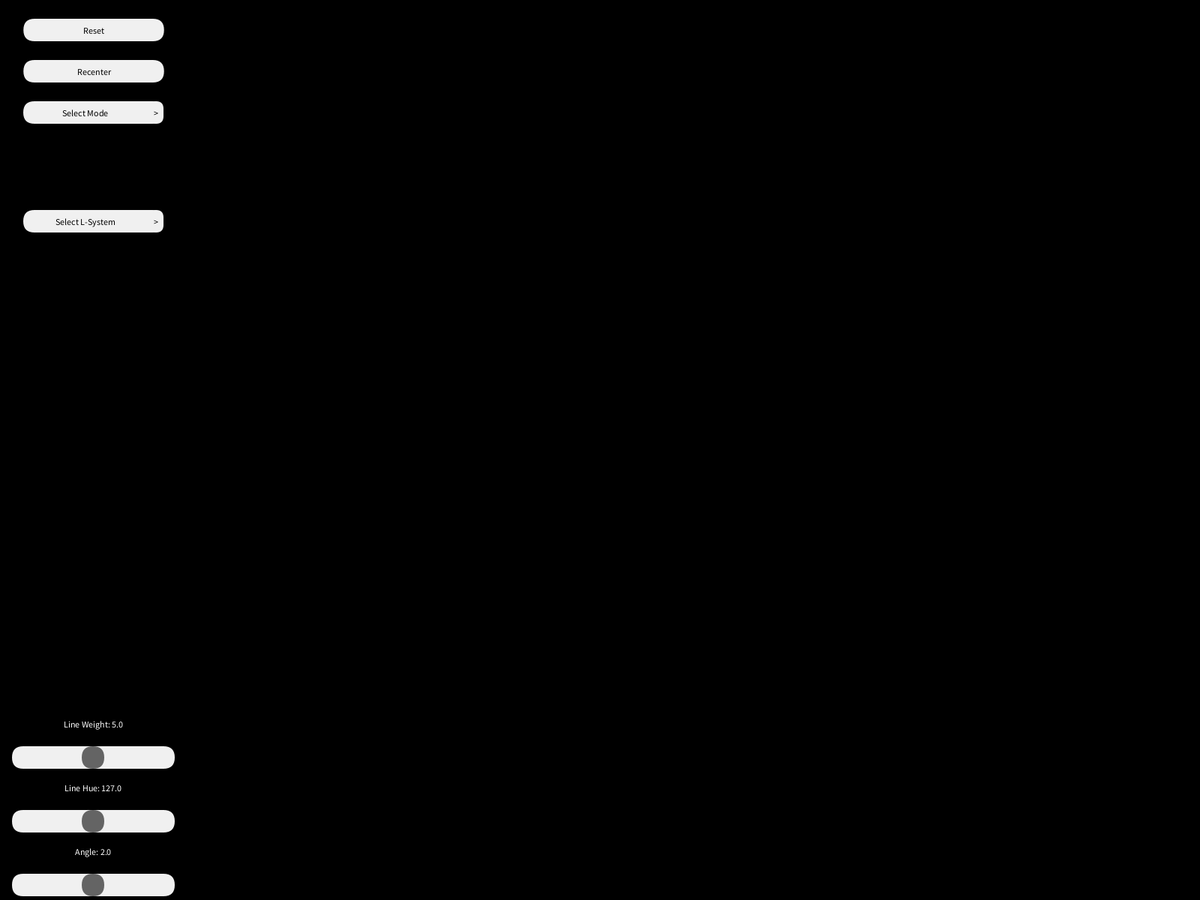
Frame 1 (no input)
Frame 60 (the mouse pressed at the canvas centre just before this capture): identical to frame 1, image omitted
Frame 120 (the mouse held since frame 60 and released just before this capture): blank canvas, image omitted

The Processing sketch that drew this single still picture (run headless with seeded random() and noise(); from frame 60 on, the mouse is pressed at the canvas centre):

// Processing sketch: L_Sys_Penrose
// ── L_Sys_Penrose.pde
import java.util.Arrays;

ArrayList<L_System> fractal_generators;

L_System l_system;

boolean dragging = false;
int initialX, initialY;
int toTranslateX = 0, toTranslateY = 0;
boolean initialsSet = false;
int lineLength = 52;
int selected = 0;

int current_iterations = 0;

int mode = 0;

int dragStartX, dragStartY;
int savedLastDragX = 0, savedLastDragY = 0;

Penrose penrose;

Sidebar sidebar;

void setup(){
    fullScreen();
    
    fractal_generators = new ArrayList();
    
    HashMap<Character, String> dragon_rules = new HashMap<Character, String>();
    dragon_rules.put('X', "X+YF+");
    dragon_rules.put('Y', "-FX-Y");
    fractal_generators.add(new L_System(width/2, height/2, "FX", dragon_rules, 90));
    
    HashMap<Character, String> gosper_rules = new HashMap<Character, String>();
    gosper_rules.put('X', "X+YF++YF-FX--FXFX-YF+");
    gosper_rules.put('Y', "-FX+YFYF++YF+FX--FX-Y");
    fractal_generators.add(new L_System(width/2, height/2, "XF", gosper_rules, 60));
    
    HashMap<Character, String> hilbert_rules = new HashMap<Character, String>();
    hilbert_rules.put('X', "-YF+XFX+FY-");
    hilbert_rules.put('Y', "+XF-YFY-FX+");
    fractal_generators.add(new L_System(width/2, height/2, "X", hilbert_rules, 90));
    
    HashMap<Character, String> koch_rules = new HashMap<Character, String>();
    koch_rules.put('F', "F-F++F-F");
    fractal_generators.add(new L_System(width/2, height/2, "F++F++F", koch_rules, 60));
    
    HashMap<Character, String> crystal_rules = new HashMap<Character, String>();
    crystal_rules.put('F', "FF+F++F+F");
    fractal_generators.add(new L_System(width/2, height/2, "F+F+F+F", crystal_rules, 90));
    
    HashMap<Character, String> triangle_rules = new HashMap<Character, String>();
    triangle_rules.put('F', "F-F+F");
    fractal_generators.add(new L_System(width/2, height/2, "F+F+F", triangle_rules, 120));
    
    HashMap<Character, String> square_sierpinski_rules = new HashMap<Character, String>();
    square_sierpinski_rules.put('X', "XF-F+F-XF+F+XF-F+F-X");
    fractal_generators.add(new L_System(width/2, height/2, "F+XF+F+XF", square_sierpinski_rules, 90));
    
    HashMap<Character, String> quadratic_koch_island_rules = new HashMap<Character, String>();
    quadratic_koch_island_rules.put('F', "F+F-F-FFF+F+F-F");
    fractal_generators.add(new L_System(width/2, height/2, "F+F+F+F", quadratic_koch_island_rules, 90));
    
    HashMap<Character, String> sierspinski_arrowhead_rules = new HashMap<Character, String>();
    sierspinski_arrowhead_rules.put('X', "YF+XF+Y");
    sierspinski_arrowhead_rules.put('Y', "XF-YF-X");
    fractal_generators.add(new L_System(width/2, height/2, "YF", sierspinski_arrowhead_rules, 60));
    
    HashMap<Character, String> rings_rules = new HashMap<Character, String>();
    rings_rules.put('F', "FF+F+F+F+F+F-F");
    fractal_generators.add(new L_System(width/2, height/2, "F+F+F+F", rings_rules, 90));
    
    HashMap<Character, String> levy_curve_rules = new HashMap<Character, String>();
    levy_curve_rules.put('F', "-F++F-");
    fractal_generators.add(new L_System(width/2, height/2, "F", levy_curve_rules, 45));
    
    HashMap<Character, String> board_rules = new HashMap<Character, String>();
    board_rules.put('F', "FF+F+F+F+FF");
    fractal_generators.add(new L_System(width/2, height/2, "F+F+F+F", board_rules, 90));
    
    HashMap<Character, String> bush1_rules = new HashMap<Character, String>();
    bush1_rules.put('X', "X[-FFF][+FFF]FX");
    bush1_rules.put('Y', "YFX[+Y][-Y]");
    fractal_generators.add(new L_System(width/2, height/2, "Y", bush1_rules, 25.7));
    
    HashMap<Character, String> bush2_rules = new HashMap<Character, String>();
    bush2_rules.put('F', "FF+[+F-F-F]-[-F+F+F]");
    fractal_generators.add(new L_System(width/2, height/2, "F", bush2_rules, 22.5));
    
    HashMap<Character, String> bush3_rules = new HashMap<Character, String>();
    bush3_rules.put('F', "F[+FF][-FF]F[-F][+F]F");
    fractal_generators.add(new L_System(width/2, height/2, "F", bush3_rules, 35));
    
    HashMap<Character, String> bush4_rules = new HashMap<Character, String>();
    bush4_rules.put('V', "[+++W][---W]YV");
    bush4_rules.put('W', "+X[-W]Z");
    bush4_rules.put('X', "-W[+X]Z");
    bush4_rules.put('Y', "YZ");
    bush4_rules.put('Z', "[-FFF][+FFF]F");
    fractal_generators.add(new L_System(width/2, height/2, "VZFFF", bush4_rules, 20));
    
    HashMap<Character, String> stick_rules = new HashMap<Character, String>();
    stick_rules.put('F', "FF");
    stick_rules.put('X', "F[+X]F[-X]+X");
    fractal_generators.add(new L_System(width/2, height/2, "X", stick_rules, 20));
    
    HashMap<Character, String> quad_snowflake_rules = new HashMap<Character, String>();
    quad_snowflake_rules.put('F', "F+F-F-F+F");
    fractal_generators.add(new L_System(width/2, height/2, "FF+FF+FF+FF", quad_snowflake_rules, 90));
    
    HashMap<Character, String> pentaplexity_rules = new HashMap<Character, String>();
    pentaplexity_rules.put('F', "F++F++F|F-F++F");
    fractal_generators.add(new L_System(width/2, height/2, "F++F++F++F++F", pentaplexity_rules, 36));
    
    HashMap<Character, String> tiles_rules = new HashMap<Character, String>();
    tiles_rules.put('F', "FF+F-F+F+FF");
    fractal_generators.add(new L_System(width/2, height/2, "F+F+F+F", tiles_rules, 90));
    
    HashMap<Character, String> anklets_rules = new HashMap<Character, String>();
    anklets_rules.put('X', "XFX--XFX");
    fractal_generators.add(new L_System(width/2, height/2, "-X--X", anklets_rules, 45));
    
    frameRate(60);
    stroke(0);
    
    initialX = width/2;
    initialY = height/2;
    
    textAlign(CENTER, CENTER);
    
    penrose = new Penrose();
    
    sidebar = new Sidebar(250, 0, 30, 25);
    
    sidebar.addButton("Button:Reset", "Reset");
    sidebar.addButton("Button:Recenter", "Recenter");
    
    sidebar.addDropList("Droplist:Mode", "Select Mode", new ArrayList(Arrays.asList("L-System", "Penrose (P2)")));
    sidebar.addDropList("Droplist:Fractal", "Select L-System", 
        new ArrayList(Arrays.asList("Dragon Curve", "Hexagonal Gosper", 
            "Hilbert", "Von Koch Snowflake", "Crystal", "Triangle", 
            "Square Sierpinski", "Quadratic Koch Island", "Sierpinski Arrowhead", 
            "Rings", "Levy Curve", "Board", "Bush 1", "Bush 2", "Bush 3", "Bush 4", 
            "Stick", "Quad Snowflake", "Pentaplexity", "Tiles", "Krishna Anklets")));
            
    sidebar.addSlider("Slider:Weight", "Line Weight", 1, 10);
    sidebar.addSlider("Slider:Hue", "Line Hue", 0, 255);
    sidebar.addSlider("Slider:Angle", "Angle", 0, 4);
    
    background(0);
}

void mouseWheel(MouseEvent event) {
  float e = event.getCount();
  
  if (e > 0 && lineLength - 4 >= 4) {
      lineLength -= 4;
  } else if (e < 0 && lineLength + 4 < 200){
      lineLength = lineLength + 4;
  } 
  
  if (mode == 0){
        background(0);
        pushMatrix();
        translate(toTranslateX, toTranslateY);
        fractal_generators.get(selected).Draw((int) Float.parseFloat(sidebar.getStringValue("Slider:Weight")), (int) Float.parseFloat(sidebar.getStringValue("Slider:Hue")), toTranslateX, toTranslateY);
        popMatrix();
    }
    
    sidebar.Draw();
}

int old_val = 0;

void draw(){    
    if (mode == 0){
        if (dragging && !sidebar.isMouseOver()){
            background(0);
            pushMatrix();
            toTranslateX = (mouseX - width/2) - dragStartX + savedLastDragX;
            toTranslateY = (mouseY - height/2) - dragStartY + savedLastDragY;
            translate(toTranslateX, toTranslateY);
            fractal_generators.get(selected).Draw((int) Float.parseFloat(sidebar.getStringValue("Slider:Weight")), (int) Float.parseFloat(sidebar.getStringValue("Slider:Hue")), toTranslateX, toTranslateY);
            popMatrix();
        }  else if (sidebar.isSliderActive("Slider:Weight") || sidebar.isSliderActive("Slider:Hue")) {
            background(0);
            pushMatrix();
            translate(toTranslateX, toTranslateY);
            fractal_generators.get(selected).Draw((int) Float.parseFloat(sidebar.getStringValue("Slider:Weight")), (int) Float.parseFloat(sidebar.getStringValue("Slider:Hue")), toTranslateX, toTranslateY);
            popMatrix();
        } else if (sidebar.isSliderActive("Slider:Angle")) {
            for (L_System l_system : fractal_generators){
                l_system.setStartAngle(90 * (int) Float.parseFloat(sidebar.getStringValue("Slider:Angle")));
            }
            
            background(0);
            pushMatrix();
            translate(toTranslateX, toTranslateY);
            fractal_generators.get(selected).Draw((int) Float.parseFloat(sidebar.getStringValue("Slider:Weight")), (int) Float.parseFloat(sidebar.getStringValue("Slider:Hue")), toTranslateX, toTranslateY);
            popMatrix();
        }
    } else {
         if (dragging && mouseX > 250){
             background(0);
             pushMatrix();
             toTranslateX = (mouseX - width/2) - dragStartX + savedLastDragX;
             toTranslateY = (mouseY - height/2) - dragStartY + savedLastDragY;
             translate(toTranslateX, toTranslateY);
             penrose.Draw((Float.parseFloat(sidebar.getStringValue("Slider:Percolation"))/1000), (int) Float.parseFloat(sidebar.getStringValue("Slider:Hue1")), (int) Float.parseFloat(sidebar.getStringValue("Slider:Hue2")));
             popMatrix();
         }
        
         if (old_val != Float.parseFloat(sidebar.getStringValue("Slider:Percolation"))){
             background(0);
             pushMatrix();
             translate(toTranslateX, toTranslateY);
             penrose.Draw((Float.parseFloat(sidebar.getStringValue("Slider:Percolation"))/1000), (int) Float.parseFloat(sidebar.getStringValue("Slider:Hue1")), (int) Float.parseFloat(sidebar.getStringValue("Slider:Hue2")));
             popMatrix();
             
             old_val = (int) Float.parseFloat(sidebar.getStringValue("Slider:Percolation"));
         }
         
         if (sidebar.isSliderActive("Slider:Hue1") || sidebar.isSliderActive("Slider:Hue2")){
             background(0);
             pushMatrix();
             translate(toTranslateX, toTranslateY);
             penrose.Draw((Float.parseFloat(sidebar.getStringValue("Slider:Percolation"))/1000), (int) Float.parseFloat(sidebar.getStringValue("Slider:Hue1")), (int) Float.parseFloat(sidebar.getStringValue("Slider:Hue2")));
             popMatrix();
         }
    }
    
    sidebar.Draw();
}

void keyPressed(){
    if (keyCode == ' '){
        if (mode == 0){
            fractal_generators.get(selected).iterate();
        } else if (mode == 1){
             penrose.iterate();   
        }
        
        redrawShape();
    } else if (keyCode == 'r'){
        if (mode == 0){
            fractal_generators.get(selected).reset();
            current_iterations = 0;
            
            savedLastDragX = 0;
            savedLastDragY = 0;
            toTranslateX = 0;
            toTranslateY = 0;
            lineLength = 50;
            
            redrawShape();
        }
    } else if (mode == 1){
        penrose.reset();
        redrawShape();
    }
}

void mousePressed(){
    sidebar.mousePressed();
    
    int modeCheck = Integer.parseInt(sidebar.getStringValue("Droplist:Mode"));
    
    if (mode != modeCheck){
         mode = modeCheck;   
         
         updateUI();
         
         redrawShape();
    }
    
    if (!dragging && mouseX > 250) {
        dragging = true;
        dragStartX = (mouseX - width/2);
        dragStartY = (mouseY - height/2);
    } else if (Integer.parseInt(sidebar.getStringValue("Button:Recenter")) == 1){
        savedLastDragX = 0;
        savedLastDragY = 0;
        toTranslateX = 0;
        toTranslateY = 0;
        
        redrawShape();
    }
    
    if (Integer.parseInt(sidebar.getStringValue("Button:Reset")) == 1){
        if (mode == 0){
            fractal_generators.get(selected).reset();
            current_iterations = 0;
            
            savedLastDragX = 0;
            savedLastDragY = 0;
            toTranslateX = 0;
            toTranslateY = 0;
            lineLength = 50;
            
            redrawShape();
        } else if (mode == 1){
            penrose.reset();
            redrawShape();
        }
    } 
    
    if (mode == 0){
        int fractalCheck = Integer.parseInt(sidebar.getStringValue("Droplist:Fractal"));
        
        if (fractalCheck >= 0){
            selected = fractalCheck;
            current_iterations = 0;
            redrawShape();
        }
    }
}

void redrawShape(){
    background(0);
    pushMatrix();
    translate(toTranslateX, toTranslateY);

    if (mode == 0){
        fractal_generators.get(selected).Draw((int) Float.parseFloat(sidebar.getStringValue("Slider:Weight")), (int) Float.parseFloat(sidebar.getStringValue("Slider:Hue")), toTranslateX, toTranslateY);
    } else if (mode == 1){
         penrose.Draw((int) (Float.parseFloat(sidebar.getStringValue("Slider:Percolation"))/1000), (int) Float.parseFloat(sidebar.getStringValue("Slider:Hue1")), (int) Float.parseFloat(sidebar.getStringValue("Slider:Hue2")));  
    }
    
    popMatrix();
    sidebar.Draw();
}

void mouseReleased(){
    sidebar.mouseReleased();
    
    if (dragging){
        dragging = false;
        savedLastDragX = toTranslateX;
        savedLastDragY = toTranslateY;
    }
}

float degreesToRadians(float degrees){
    return (degrees * PI)/180;
}

void updateUI(){
    if (mode == 1){
        sidebar.removeComponent("Slider:Angle");
        sidebar.removeComponent("Slider:Hue");
        sidebar.removeComponent("Slider:Weight");
        sidebar.removeComponent("Droplist:Fractal");
        
        sidebar.addSlider("Slider:Percolation", "Percolation", 1000, 0);
        sidebar.addSlider("Slider:Hue1", "Hue 1", 0, 255);
        sidebar.addSlider("Slider:Hue2", "Hue 1", 0, 255);
    } else {
        sidebar.removeComponent("Slider:Hue2");
        sidebar.removeComponent("Slider:Hue1");
        sidebar.removeComponent("Slider:Percolation");
        
        sidebar.addDropList("Droplist:Fractal", "Select L-System", 
            new ArrayList(Arrays.asList("Dragon Curve", "Hexagonal Gosper", 
                "Hilbert", "Von Koch Snowflake", "Crystal", "Triangle", 
                "Square Sierpinski", "Quadratic Koch Island", "Sierpinski Arrowhead", 
                "Rings", "Levy Curve", "Board", "Bush 1", "Bush 2", "Bush 3", "Bush 4", 
                "Stick", "Quad Snowflake", "Pentaplexity", "Tiles", "Krishna Anklets")));
            
        sidebar.addSlider("Slider:Weight", "Line Weight", 1, 10);
        sidebar.addSlider("Slider:Hue", "Line Hue", 0, 255);
        sidebar.addSlider("Slider:Angle", "Angle", 0, 4);
    }
}

// ── Interaction.pde
import java.util.HashMap;

interface IComponent{
    void Draw();
    
    String getStringValue();
    
    void moveHorizontal(int amount);
}

class Sidebar{
    HashMap<String, IComponent> components =
        new HashMap<String, IComponent>();
        
    ArrayList<Integer> heights = new ArrayList();
    
    int barWidth;
    int position;
    
    int currentY;
    int componentHeight;
    int buttonSep;
    
    int moveSpeed = 10;
    
    Sidebar(int barWidth, int left_or_right, int componentHeight, int buttonSep){
        this.barWidth = barWidth;
        
        if (left_or_right == 0){
            this.position = 0;
        } else {
            this.position = width - barWidth;
        }
        
        this.componentHeight = componentHeight;
        this.buttonSep = buttonSep;
        this.currentY = buttonSep;
    }
    
    void Draw(){
        noStroke();
        fill(0);
        rect(position, 0, barWidth, height);
        
        if (!this.isMouseOver() && position > -barWidth){
            this.position-=moveSpeed;
            
            for (IComponent component : this.components.values()){
                component.moveHorizontal(-moveSpeed);
            }
            
        } else if (this.isMouseOver() && position < 0){
            this.position+=moveSpeed;
            
            for (IComponent component : this.components.values()){
                component.moveHorizontal(moveSpeed);
            }
            
        }
        
        for (IComponent component : this.components.values()){
            component.Draw();
        }
    }
    
    void addButton(String componentName, String label){
        this.components.put(componentName, new Button(label, this.position + 0.125 * this.barWidth, this.currentY, 0.75 * this.barWidth, this.componentHeight));
        
        heights.add(currentY);
        
        currentY += componentHeight + buttonSep;
    }
    
    void addSlider(String componentName, String label, float minVal, float maxVal){
        this.components.put(componentName, new Slider(label, (int) (this.position + 0.125 * this.barWidth), this.currentY, (int) (0.75 * this.barWidth), this.componentHeight, minVal, maxVal));
        
        heights.add(currentY);
        
        currentY += 2*componentHeight + buttonSep;
    }
    
    void addDropList(String componentName, String defaultLabel, ArrayList < String > labels){
        this.components.put(componentName, new DropList((int) (this.position + 0.125 * this.barWidth), this.currentY, (int) (0.75 * this.barWidth), this.componentHeight, defaultLabel, labels));
        
        heights.add(currentY);
        
        currentY += ((2+labels.size()) * componentHeight) + buttonSep;
    }
    
    String getStringValue(String componentName){
        return components.get(componentName).getStringValue();
    }
    
    void mousePressed(){
        Slider slider;
        
        for (IComponent component : this.components.values()){
            if (component instanceof Slider){
                slider = (Slider) component;
                slider.press();
            }
        }
        
        DropList drop;
        
        for (IComponent component : this.components.values()){
            if (component instanceof DropList){
                drop = (DropList) component;
                drop.press();
            }
        }
        
        Button button;
        
        for (IComponent component : this.components.values()){
            if (component instanceof Button){
                button = (Button) component;
                button.press();
            }
        }
    }
    
    void mouseReleased(){
        Slider slider;
        
        for (IComponent component : this.components.values()){
            if (component instanceof Slider){
                slider = (Slider) component;
                slider.release();
            }
        }
    }
    
    boolean isSliderActive(String name){
        Slider slider = (Slider) components.get(name);
        
        return slider.isActive();
    }
    
    boolean isMouseOver(){
        if (mouseX >= (int) this.position && mouseX <= (int) this.position + this.barWidth){
            return true;
        }
        return false;
    }
    
    void removeComponent(String name){
        components.remove(name);   
        currentY = heights.remove(heights.size()-1);
    }
}


/**
 * This class implements a drop list that allows the user to select a value from a list.
 */
class DropList implements IComponent {
    int x, y, w, h;
    ArrayList < String > labels;
    Button dropList;
    int currentlySelected;
    String title;
    Boolean dropped = false;
    
    int animateI;

    DropList(int x, int y, int buttonWidth, int buttonHeight, String defaultLabel, ArrayList < String > labels) {
        this.x = x;
        this.y = y;
        this.w = buttonWidth;
        this.h = buttonHeight;
        this.labels = labels;
        this.title = defaultLabel;
        
        this.animateI = 0;

        dropList = new Button(">", x + w - 20, y, 20, h);
    }
    
    String getStringValue(){
        return Integer.toString(currentlySelected);
    }

    // Draws the droplist on the sketch
    void Draw() {
        noStroke();
        fill(240);
        rect(x, y, w, h, h);
        fill(0);
        text(title, x + ((w - 20) / 2), y + ((h) / 2));

        if (dropped) {
            dropList.drawSelected();
        } else {
            dropList.Draw();
        }

        if (dropped) {
            if (animateI < labels.size()-1){
              animateI++;
            }
          
            int currY = y + h;
            int col = 225;
            for (int i = 0; i <= animateI; i++) {
                fill(col);
                rect(x, currY, w - 20, h, h);
                fill(0);
                text(labels.get(i), x + ((w - 20) / 2), currY + ((h) / 2));
                currY += h;
                col -= (100) / labels.size();
            }
        } else {
            if (animateI >= 0){
              animateI--;
            }
          
            int currY = y + h;
            int col = 225;
            for (int i = 0; i <= animateI; i++) {
                fill(col);
                rect(x, currY, w - 20, h, h);
                fill(0);
                text(labels.get(i), x + ((w - 20) / 2), currY + ((h) / 2));
                currY += h;
                col -= (100) / labels.size();
            }
        }
    }

    // Checks if the button to drop the list has been pressed, and if an element of the list has been selected
    void press() {
        if (dropList.MouseIsOver()) {
            dropped = !dropped;
        }
        
        if (dropped && mouseX > x && mouseX < x + w && mouseY > y + h && mouseY < y + (h * (labels.size() + 1))) {
            this.currentlySelected = ((mouseY - y) / h) - 1;
            title = labels.get(this.currentlySelected);
        }
    }

    // 'Undrops' the droplist
    void unShowDropList() {
        stroke(256);
        fill(225);
        rect(x, y + h, w + 1, 1 + (h * labels.size()));
    }
    
    void moveHorizontal(int amount){
        this.x+=amount;
        dropList.moveHorizontal(amount);
    }
}

/**
 * This class implements a button that can be pressed by the user.
 */
class Button implements IComponent{
    String label;
    float x, y, w, h;

    boolean pressed = false; // indicates if the button has been pressed
    float animationI = 0; // Where the button is in the pressed animation

    // Button constructor
    Button(String label, float x, float y, float w, float h) {
        this.label = label;
        this.x = x;
        this.y = y;
        this.w = w;
        this.h = h;
    }
    
    String getStringValue(){
        if (this.pressed){
            return "1";
        }
        return "0";
    }

    // Draw the button with default label
    void Draw() {
        noStroke();
        if (this.pressed) {
            this.pressed = false;
        }

        if (animationI > 0) {
            fill(lerpColor(color(200), color(255), (25 - animationI) / 25));
            animationI--;
        } else {
            fill(240);
        }

        textSize(12);
        rect(x, y, w, h, h);
        fill(0);
        text(label, x + (w / 2), y + (h / 2));
    }

    // Draw the button with the passed PImage
    void Draw(PImage image) {
        noStroke();
        fill(225);
        rect(x, y, w, h, h);
        image(image, x, y, w, h);
        fill(0);
    }

    // Draws the button with a darker fill to signify that it has been selected.
    void drawSelected() {
        if (animationI < 8) {
            fill(lerpColor(color(255), color(200), animationI / 8));
            animationI++;
        } else {
            fill(200);
        }

        textSize(12);
        rect(x, y, w, h, h);
        fill(0);
        text(label, x + (w / 2), y + (h / 2));
    }
    
    void press(){
        if (this.MouseIsOver()){
            this.pressed = !this.pressed;
        }
    }

    // Returns a boolean indicating if the mouse was above the button when the mouse was pressed
    boolean MouseIsOver() {
        if (mouseX > x && mouseX < (x + w) && mouseY > y && mouseY < (y + h)) {
            return true;
        }
        return false;
    }
    
    void moveHorizontal(int amount){
        this.x+=amount;
    }
}

/**
 * This class implements a slider that can be used by the user to select a value.
 */
class Slider implements IComponent {
    int startX, startY, sliderWidth, sliderHeight;
    float minVal, maxVal;
    int labelSize;
    float sliderX;
    int currentVal;
    String label;
    boolean sliderPressed = false;
    boolean floatOrInt = false;

    // Constructor
    Slider(String label, int startX, int startY, int sliderWidth, int sliderHeight, float minVal, float maxVal) {
        this.startX = startX;
        this.startY = startY;
        this.sliderWidth = sliderWidth;
        this.sliderHeight = sliderHeight;
        this.minVal = minVal;
        this.maxVal = maxVal;
        this.label = label;

        this.currentVal = (int)(minVal + maxVal) / 2;

        sliderX = startX + sliderWidth / 2;
    }
    
    String getStringValue(){
        return "" + getValue();
    }

    // Returns the value of the slider
    float getValue() {
        return currentVal;
    }

    // Draws the slider on the sketch
    void Draw() {
        noStroke();
        if (sliderPressed) {
            press();
        }
        
        fill(255);
        text(label + ": " + getStringValue(), startX + sliderWidth/2, startY - sliderHeight);

        fill(240);
        rect(startX - sliderHeight / 2, startY, sliderWidth + sliderHeight, sliderHeight, sliderHeight);

        fill(100);
        rect(sliderX - sliderHeight / 2, startY, sliderHeight, sliderHeight, sliderHeight);
    }

    // Checks if the slider has been clicked
    void press() {
        if (mouseX > startX && mouseX < startX + sliderWidth) {
            if (mouseY > startY && mouseY < startY + sliderHeight || sliderPressed) {
                sliderPressed = true;
            }
        }

        if (sliderPressed) {
            if (mouseX <= startX + sliderWidth && mouseX >= startX) {
                sliderX = mouseX;
                currentVal = Math.round(map(mouseX, startX, startX + sliderWidth, minVal, maxVal));
                return;
            } else if (mouseX > startX + sliderWidth) {
                sliderX = startX + sliderWidth;
                currentVal = Math.round(maxVal);
                return;
            } else if (mouseX < startX) {
                sliderX = startX;
                currentVal = Math.round(minVal);
                return;
            }
        }
    }

    // Releases the slider so the value change stops
    void release() {
        sliderPressed = false;
    }

    // Updates the position of the slider
    void update() {
        sliderPressed = true;
        sliderX = mouseX;
        currentVal = (int) map(mouseX, sliderX, sliderX + sliderWidth, minVal, maxVal);
    }
    
    boolean isActive(){
        return sliderPressed;
    }
    
    void moveHorizontal(int amount){
        this.startX+=amount;
        this.sliderX+=amount;
    }
}

// ── L_System.pde
import java.util.HashMap;
import java.util.Stack;

class State{
    float curr_angle;
    int currY;
    int currX;
    
     State(float curr_angle, int currX, int currY){
         this.curr_angle = curr_angle;
         this.currY = currY;
         this.currX = currX;
     }
     
     int getCurrX(){
          return this.currX;
     }
     
     int getCurrY(){
          return this.currY;
     }
     
     float getCurrAngle(){
          return this.curr_angle;
     }
}

class L_System{
    HashMap<Character, String> rules =
        new HashMap<Character, String>();
        
    Stack<State> state_stack = new Stack<State>();
        
    String currentString;
    String startString;
    float angle;
    char left = '+';
    char right = '-';
    char forwards_with_line = 'F';
    char forwards_without_line = 'f';
    char reverse = '|';
    char push_stack = '[';
    char pop_stack = ']';
    
    float startAngle = 180;
    float currDirection = 0;
    int currY, currX;
    int startX, startY;
        
    L_System(int startX, int startY, String axiom, HashMap<Character, String> rules, float angle){
        this.startX = startX;
        this.startY = startY;
        
        this.currentString = axiom;
        this.startString = axiom;
        this.rules = rules;
        this.angle = angle;
    }
    
    void iterate(){
        String new_string = "";
        for (char instruction : this.currentString.toCharArray()){
            if (rules.containsKey(instruction)){
                new_string = new_string + rules.get(instruction);
            } else {
                 new_string += instruction;   
            }
        }
        
        this.currentString = new_string;
    }
    
    void setStartAngle(int angle){
        this.startAngle = angle;
    }
    
    void Draw(int lineWeight, int hue, int translatedX, int translatedY){
        this.currX = startX;
        this.currY = startY;
        
        strokeWeight(lineWeight);
        
        currDirection = startAngle;
        
        strokeWeight(lineWeight);
        colorMode(HSB);
        
        for (char instruction : this.currentString.toCharArray()){
            if (instruction == this.forwards_with_line){
                stroke(hue, 255, 255);
                
                this.goForward(translatedX, translatedY);
            } else if (instruction == this.left){
                this.turnLeft();
            } else if (instruction == this.right){
                this.turnRight();
            } else if (instruction == this.push_stack){
                this.pushStack();
            } else if (instruction == this.pop_stack){
                this.popStack();
            } else if (instruction == this.reverse){
                this.reverseDir();
            }
            
        }
    }
    
    void reset(){
        this.currentString = startString;
    }
    
    void turnRight(){
        if (currDirection + angle < 360){
            currDirection += angle;
        } else {
            currDirection = (currDirection + angle) - 360;
        }
    }
    
    void turnLeft(){
        if (currDirection - angle >= 0){
            currDirection -= angle;
        } else {
            currDirection = 360 + (currDirection - angle);
        }
    }
    
    void reverseDir(){
        currDirection = currDirection - 180;
        
        if (currDirection < 0){
             currDirection += 360;   
        }
    }
    
    void pushStack(){
        this.state_stack.push(new State(this.currDirection, this.currX, this.currY));
    }
    
    void popStack(){
        State popped = state_stack.pop();
        this.currDirection = popped.getCurrAngle();
        this.currX = popped.getCurrX();
        this.currY = popped.getCurrY();
    }
    
    void goForward(int translatedX, int translatedY){
        drawLine(currX, currY, 
            currX += lineLength * Math.round(1000 * Math.cos(degreesToRadians(currDirection)))/1000, 
            currY += lineLength * Math.round(1000 * Math.sin(degreesToRadians(currDirection)))/1000, 
            translatedX, translatedY);
    }
    
    void drawLine(float x, float y, float new_x, float new_y, int translatedX, int translatedY){
         if (clipTest(x, y, new_x, new_y, translatedX, translatedY)){
             line(x, y, new_x, new_y);
         }
    }
    
    boolean clipTest(float x, float y, float new_x, float new_y, int translatedX, int translatedY){
        float start_x = x + translatedX;
        float start_y = y + translatedY;
        float end_x = new_x + translatedX;
        float end_y = new_y + translatedY;
        
         if ((start_x < 300 || start_x > width) && (start_y < 0 || start_y > height) && (end_x < 300 || end_x > width) && (end_y < 0 || end_y > height)){
              return false;   
         }
         return true;
    }
}

// ── Penrose.pde
class Penrose {
    ArrayList < IShape > subshapes;

    Penrose() {
        subshapes = new ArrayList();

        int radius = 750;

        subshapes.add(new Sun(width / 2, height / 2, radius));
        
        iterate();
    }

    void Draw(float prob, float hue_1, float hue_2) {
        fill(255);
        stroke(0);
        strokeWeight(2);
        
        println(prob, hue_1, hue_2);
        
        for (IShape shape: subshapes) {
            shape.Draw(prob, hue_1, hue_2);
        }
    }
    
    void iterate(){
        subshapes.get(0).subdivide();
    }
    
    void reset(){
        for (IShape shape: subshapes) {
            shape.reset();
        }
    }
}

interface IShape {
    float GOLDEN = 1.6180339;
    float INV_GOLDEN = 0.6180339;

    void Draw(float prob, float hue_1, float hue_2);
    void subdivide();
    void reset();
}

class Half_Kite implements IShape {
    ArrayList < Integer > points;
    ArrayList < IShape > subshapes;

    Half_Kite(ArrayList < Integer > point_list) {
        this.points = point_list;
        this.subshapes = new ArrayList();
    }

    void Draw(float prob, float hue_1, float hue_2) {
        fill(hue_2, 255, 255);
        colorMode(HSB);
        
        if (subshapes.size() == 0) {
            //triangle(points.get(0), points.get(1), points.get(2), points.get(3), points.get(4), points.get(5));
            
            if (random(1) < prob){
                 triangle(points.get(0), points.get(1), points.get(2), points.get(3), points.get(4), points.get(5));   
            }
        } else {
            for (IShape shape: subshapes) {
                shape.Draw(prob, hue_1, hue_2);
            }
        }
    }

    void subdivide() {
        if (subshapes.size() == 0) {
            ArrayList < Integer > point_list = new ArrayList(Arrays.asList(
                points.get(4), points.get(5),
                (int)(points.get(0) + INV_GOLDEN * (points.get(2) - points.get(0))), (int)(points.get(1) + (INV_GOLDEN * (points.get(3) - points.get(1)))),
                points.get(2), points.get(3)
            ));

            this.subshapes.add(new Half_Kite(point_list));

            point_list = new ArrayList(
                Arrays.asList(
                    points.get(4), points.get(5),
                    (int)(points.get(0) + INV_GOLDEN * (points.get(2) - points.get(0))), (int)(points.get(1) + (INV_GOLDEN * (points.get(3) - points.get(1)))),
                    (int)(points.get(0) + (1 - INV_GOLDEN) * (points.get(4) - points.get(0))), (int)(points.get(1) + ((1 - INV_GOLDEN) * (points.get(5) - points.get(1))))
                ));

            this.subshapes.add(new Half_Kite(point_list));

            point_list = new ArrayList(
                Arrays.asList((int)(points.get(0) + INV_GOLDEN * (points.get(2) - points.get(0))), (int)(points.get(1) + (INV_GOLDEN * (points.get(3) - points.get(1)))),
                    (int)(points.get(0) + (1 - INV_GOLDEN) * (points.get(4) - points.get(0))), (int)(points.get(1) + ((1 - INV_GOLDEN) * (points.get(5) - points.get(1)))),
                    points.get(0), points.get(1)));

            this.subshapes.add(new Half_Dart(point_list));

        } else {
            for (IShape shape: subshapes) {
                shape.subdivide();
            }
        }
    }
    
    void reset(){
        for (IShape shape: subshapes) {
            shape.reset();
        }
        
        subshapes.clear();
    }
}

class Half_Dart implements IShape {
    ArrayList < Integer > points;
    ArrayList < IShape > subshapes;
    int dir;

    Half_Dart(ArrayList < Integer > point_list) {
        this.points = point_list;
        this.subshapes = new ArrayList();
    }

    void Draw(float prob, float hue_1, float hue_2) {
        if (subshapes.size() == 0) {
            fill(hue_1, 255, 255);
            //triangle(points.get(0), points.get(1), points.get(2), points.get(3), points.get(4), points.get(5));

            if (random(1) < prob){
                 triangle(points.get(0), points.get(1), points.get(2), points.get(3), points.get(4), points.get(5));   
            }
        } else {
            for (IShape shape: subshapes) {
                shape.Draw(prob, hue_1, hue_2);
            }
        }
    }

    void subdivide() {
        if (subshapes.size() == 0) {
            ArrayList < Integer > point_list = new ArrayList(Arrays.asList(
                points.get(4), points.get(5),
                points.get(2), points.get(3),
                (int)(points.get(0) + (1 - INV_GOLDEN) * (points.get(4) - points.get(0))), (int)(points.get(1) + ((1 - INV_GOLDEN) * (points.get(5) - points.get(1))))
            ));

            this.subshapes.add(new Half_Kite(point_list));

            point_list = new ArrayList(Arrays.asList(
                points.get(2), points.get(3),
                (int)(points.get(0) + (1 - INV_GOLDEN) * (points.get(4) - points.get(0))), (int)(points.get(1) + ((1 - INV_GOLDEN) * (points.get(5) - points.get(1)))),
                points.get(0), points.get(1)
            ));

            this.subshapes.add(new Half_Dart(point_list));

        } else {
            for (IShape shape: subshapes) {
                shape.subdivide();
            }
        }
    }
    
    void reset(){
        for (IShape shape: subshapes) {
            shape.reset();
        }
        
        subshapes.clear();
    }
}

class Sun implements IShape {
    ArrayList < IShape > subshapes = new ArrayList();
    
    float tiles = 10;
    float angle = 360/tiles;
    
    Sun(int x, int y, int radius) {
        for (int i = 0; i < tiles; i++) {
            ArrayList < Integer > point_list;
            if (i % 2 == 0) {
                point_list = new ArrayList(Arrays.asList((int) x, (int) y,
                    (int)(x + (radius * Math.cos(i * angle * PI / 180))), (int)(y + (radius * Math.sin(i * angle * PI / 180))),
                    (int)(x + (radius * Math.cos((i + 1) * angle * PI / 180))), (int)(y + (radius * Math.sin((i + 1) * angle * PI / 180)))));
            } else {
                point_list = new ArrayList(Arrays.asList((int) x, (int) y,
                    (int)(x + (radius * Math.cos((i + 1) * angle * PI / 180))), (int)(y + (radius * Math.sin((i + 1) * angle * PI / 180))),
                    (int)(x + (radius * Math.cos(i * angle * PI / 180))), (int)(y + (radius * Math.sin(i * angle * PI / 180)))
                ));
            }

            subshapes.add(new Half_Kite(point_list));
        }
    }

    void Draw(float prob, float hue_1, float hue_2) {
        for (IShape shape: subshapes) {
            shape.Draw(prob, hue_1, hue_2);
        }
    }

    void subdivide() {
        for (IShape shape: subshapes) {
            shape.subdivide();
        }
    }
    
    void reset(){
        for (IShape shape: subshapes) {
            shape.reset();
        }
    }
}

//class Star implements IShape{
//    ArrayList < IShape > subshapes = new ArrayList();

//    Star(int x, int y, int radius) {
//        for (int i = 0; i < 10; i++) {
//            ArrayList < Integer > point_list;
//            if (i % 2 == 0) {
//                point_list = new ArrayList(Arrays.asList((int) x, (int) y,
//                    (int)(x + (radius * Math.cos(i * 36 * PI / 180))), (int)(y + (radius * Math.sin(i * 36 * PI / 180))),
//                    (int)(x + (radius * Math.cos((i + 1) * 36 * PI / 180))), (int)(y + (radius * Math.sin((i + 1) * 36 * PI / 180)))));
//            } else {
//                point_list = new ArrayList(Arrays.asList((int) x, (int) y,
//                    (int)(x + (radius * Math.cos((i + 1) * 36 * PI / 180))), (int)(y + (radius * Math.sin((i + 1) * 36 * PI / 180))),
//                    (int)(x + (radius * Math.cos(i * 36 * PI / 180))), (int)(y + (radius * Math.sin(i * 36 * PI / 180)))
//                ));
//            }



//            subshapes.add(new Half_Kite(point_list));
//        }
//        println(subshapes.size());
//    }

//    void Draw() {
//        for (IShape shape: subshapes) {
//            shape.Draw();
//        }
//    }

//    void subdivide() {
//        for (IShape shape: subshapes) {
//            shape.subdivide();
//        }
//    }
//}
